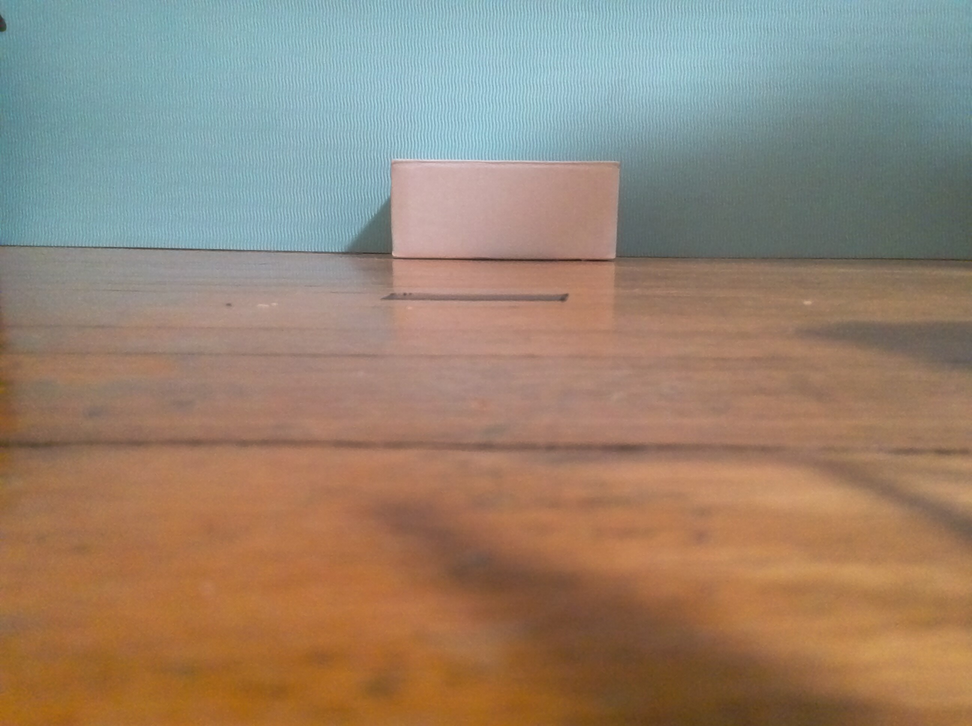
#> input picture Tello_test_images/40.png, 972 x 726 px, shrunk from 2592 x 1936 before the run
$ python Pixel_map.py
#> lines starting #> are read from the running program, lines starting #| are printed output that depends on the picture; after the words box and inside, x2 and y2 are one past the last pixel; in counts of white or black regions, pixels touching at a corner belong together
import cv2

# Load the image
img = cv2.imread("Tello_test_images/40.png")
#> img is the input picture: shape (726, 972, 3); mean B, G, R 113.3, 131.8, 150.6

# Convert the image to grayscale
gray = cv2.cvtColor(img, cv2.COLOR_BGR2GRAY)
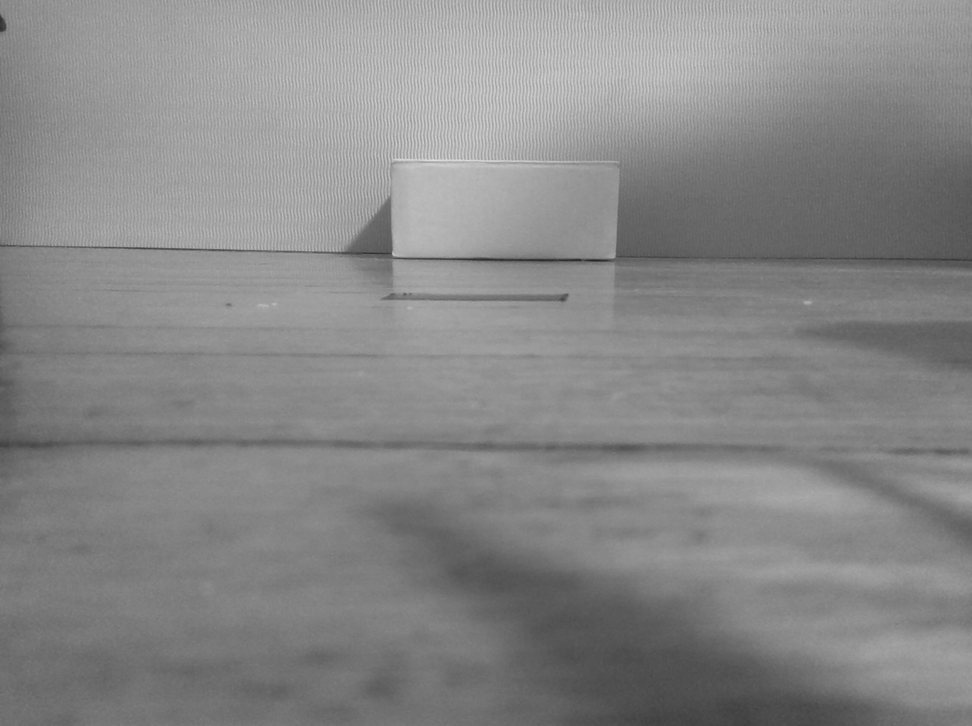
#> gray: shape (726, 972); min 33, max 225, mean 135.3

# Apply a Gaussian blur to the image
blurred = cv2.GaussianBlur(gray, (5, 5), 0)

# Perform Canny edge detection
edges = cv2.Canny(blurred, 50, 150)
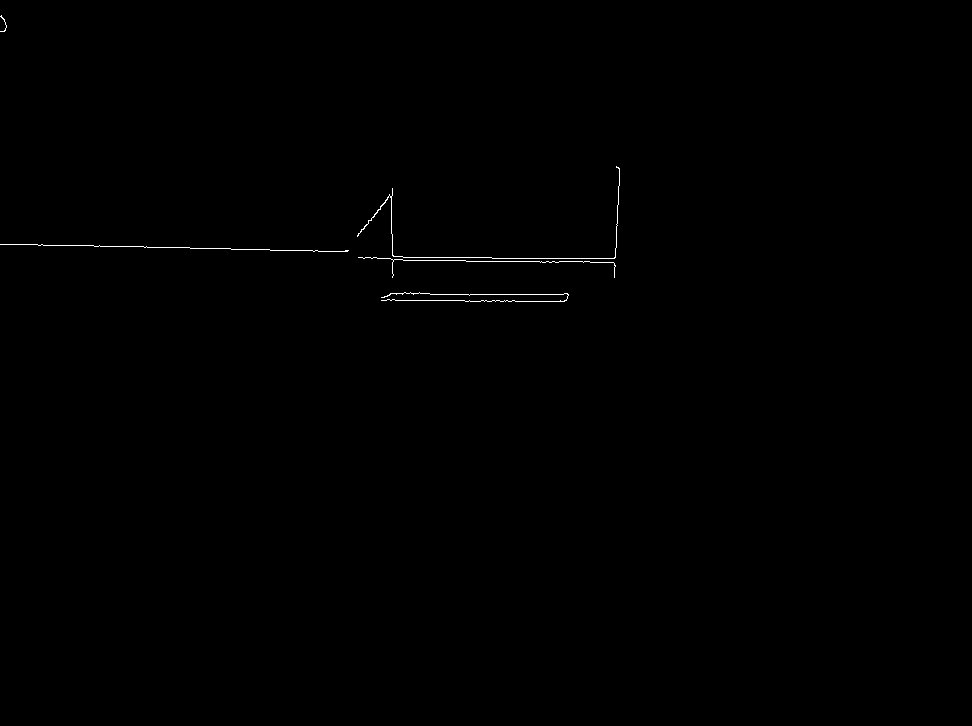
#> edges: shape (726, 972); 0.21% white in thin lines or dots, all inside (x1, y1, x2, y2) = (0, 15, 620, 302)

# Find the contours in the image
contours, _ = cv2.findContours(edges, cv2.RETR_LIST, cv2.CHAIN_APPROX_SIMPLE)
#> contours = 5 contours, 4 with area under 20; largest, box (x1, y1, x2, y2) and area: (357, 166, 620, 259) 29

# Iterate through the contours
for contour in contours:
    # Approximate the contour to a polygon
    approx = cv2.approxPolyDP(contour, 0.01 * cv2.arcLength(contour, True), True)

    # Get the number of vertices of the polygon
    vertices = len(approx)

    # Determine the shape of the contour
    if vertices == 3:
        shape = "Triangle"
    elif vertices == 4:
        (x, y, w, h) = cv2.boundingRect(approx)
        aspect_ratio = w / float(h)
        if aspect_ratio >= 0.95 and aspect_ratio <= 1.05:
            shape = "Square"
        else:
            shape = "Rectangle"
    elif vertices == 5:
        shape = "Pentagon"
    elif vertices == 6:
        shape = "Hexagon"
    else:
        shape = "Circle"

    # Draw the contour on the original image
    cv2.drawContours(img, [contour], -1, (0, 255, 0), 2)

    # Get the center of the contour
    M = cv2.moments(contour)
    if M["m00"] != 0:
        cX = int(M["m10"] / M["m00"])
        cY = int(M["m01"] / M["m00"])
    else:
        cX, cY = 0, 0

    # Put the shape name on the image
    cv2.putText(img, shape, (cX - 20, cY - 20), cv2.FONT_HERSHEY_SIMPLEX, 0.5, (255, 255, 255), 2)
#> this loop made 5 passes
#> (approx, vertices, cX, cY) on passes 1, 3: ([[381, 300], [568, 294]], 2, 456, 295), ([[0, 244], [348, 250]], 2, 346, 250)
#> (vertices, cX, cY) on passes 2, 4, 5: (7, 614, 265), (8, 405, 214), (15, 2, 20)
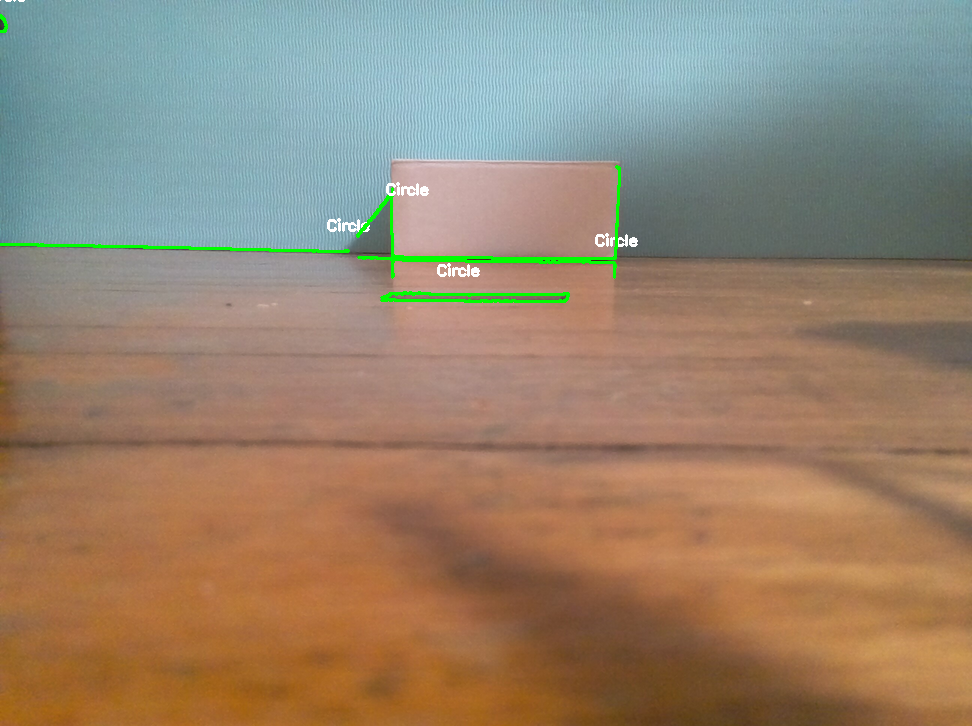
#> img: shape (726, 972, 3); 0.84% of pixels changed, all inside (x1, y1, x2, y2) = (0, 0, 638, 303)

# Show the image with the shapes
cv2.imshow("Shapes", img)
cv2.waitKey(0)
cv2.destroyAllWindows()

$ run again, with Tello_test_images/1675135741292.png copied over Tello_test_images/40.png
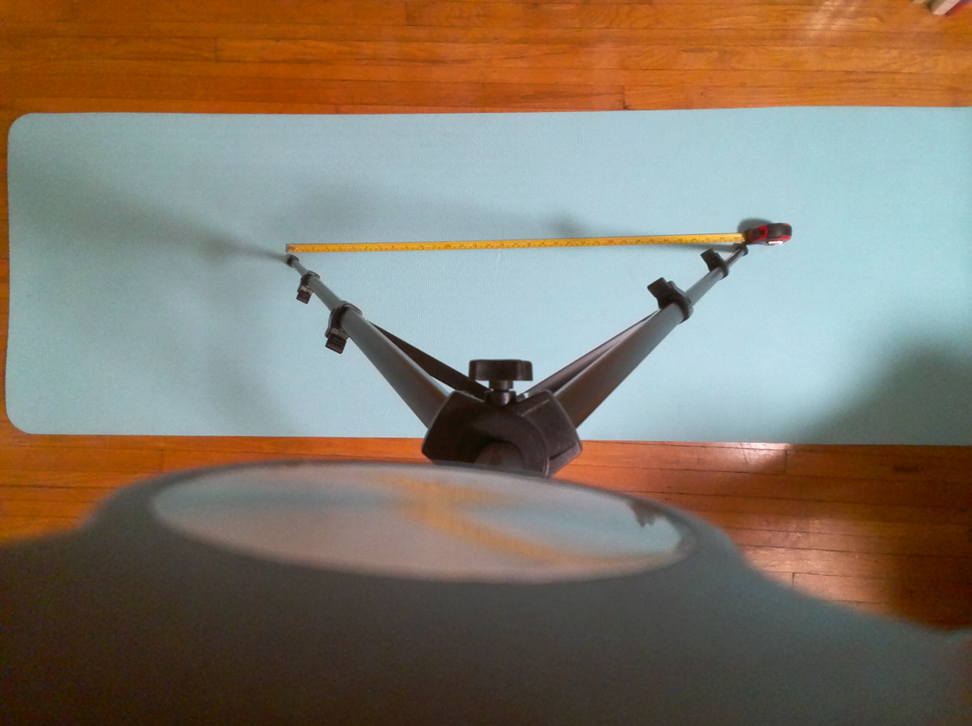
#> input picture Tello_test_images/1675135741292.png, 972 x 726 px, shrunk from 2592 x 1936 before the run
#> img is the input picture: shape (726, 972, 3); mean B, G, R 105.1, 120, 131.7
#> `edges = cv2.Canny(blurred, 50, 150)`:
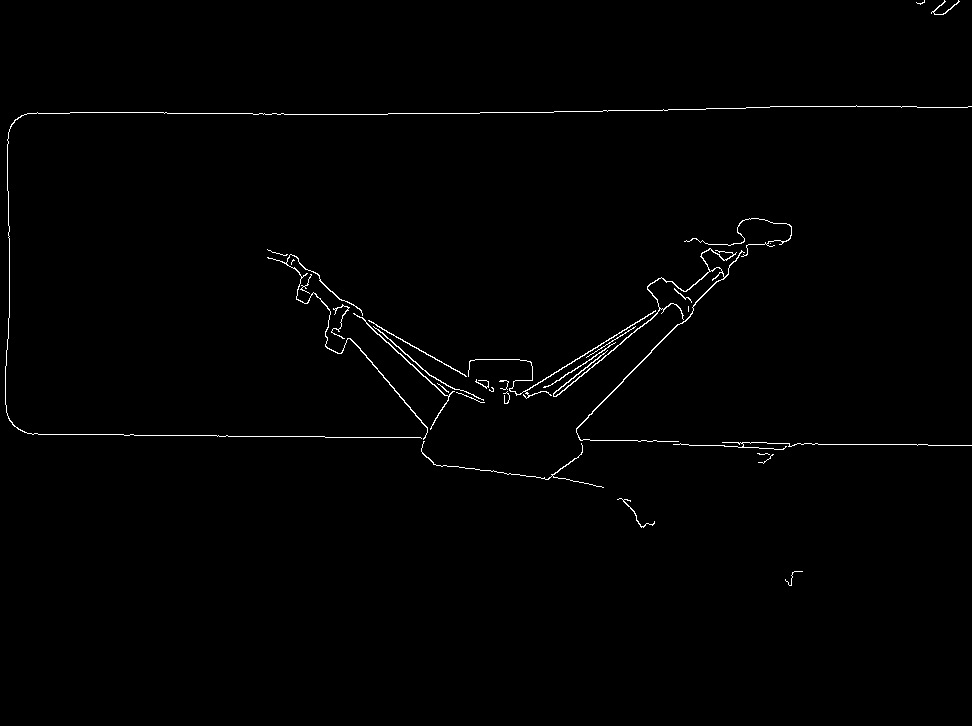
#> edges: shape (726, 972); 0.84% white in thin lines or dots, all inside (x1, y1, x2, y2) = (5, 0, 972, 586)
#> contours = 32 contours, 19 with area under 20; largest, box (x1, y1, x2, y2) and area: (553, 248, 745, 442) 384, (267, 254, 428, 440) 176, (468, 310, 656, 399) 102, (353, 313, 455, 430) 100, (373, 326, 484, 401) 64
#> the loop `for contour in contours:` made 32 passes
#> (approx, vertices, x, y, w, h, aspect_ratio, shape) on passes 13, 15, 19: ([[615, 342], [558, 380], [543, 387], [559, 380]], 4, 543, 342, 73, 46, 1.59, 'Rectangle'), ([[373, 326], [429, 375], [483, 400], [430, 375]], 4, 373, 326, 111, 75, 1.48, 'Rectangle'), ([[334, 309], [335, 308], [336, 309], [335, 310]], 4, 334, 308, 3, 3, 1, 'Square')
#> after the loop `for contour in contours:`:
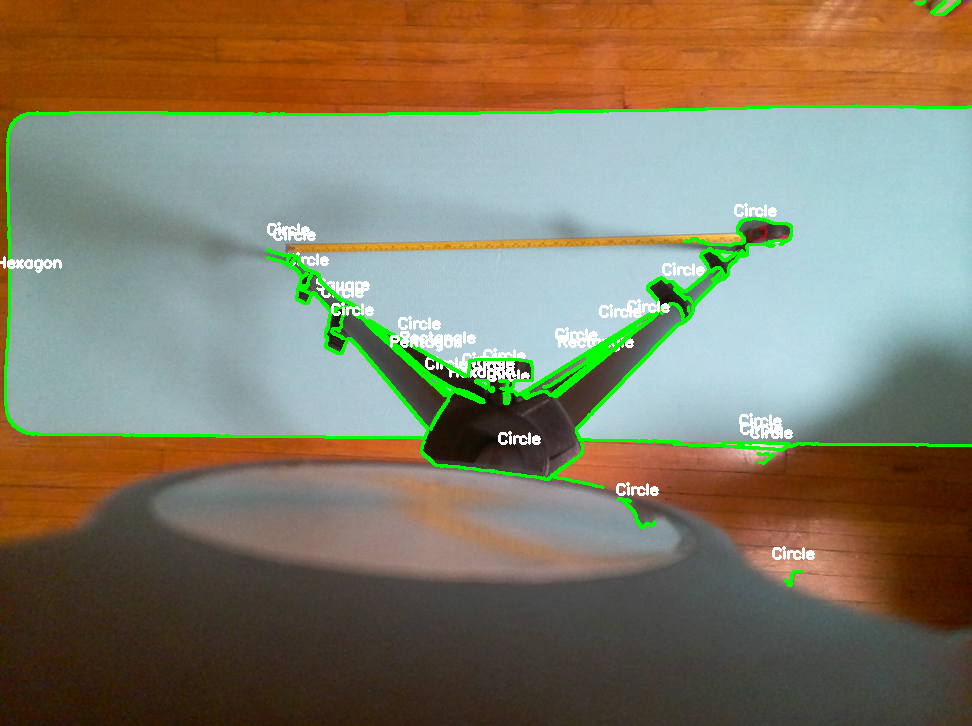
#> img: shape (726, 972, 3); 3.67% of pixels changed, all inside (x1, y1, x2, y2) = (0, 0, 972, 587)
